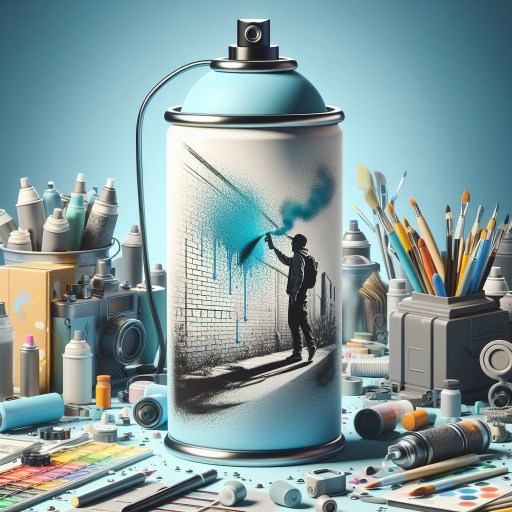
#> input picture Imagenes/Celeste.jpeg, 1024 x 1024 px, given in place of the camera (shown at 1/2 size)
$ python pizarra.py
#> lines starting #> are read from the running program, lines starting #| are printed output that depends on the picture; after the words box and inside, x2 and y2 are one past the last pixel; in counts of white or black regions, pixels touching at a corner belong together
import cv2
import numpy as np
cap = cv2.VideoCapture(0,cv2.CAP_DSHOW)
celesteBajo = np.array([75, 185, 88], np.uint8)
celesteAlto = np.array([112, 255, 255], np.uint8)
# Colores para pintar
colorCeleste = (255,113,82)
colorAmarillo = (89,222,255)
colorRosa = (128,0,255)
colorVerde = (0,255,36)
colorLimpiarPantalla = (29,112,246) # Solo se usará para el cuadro superior de 'Limpiar Pantalla'
# Grosor de línea recuadros superior izquierda (color a dibujar)
grosorCeleste = 6
grosorAmarillo = 2
grosorRosa = 2
grosorVerde = 2
# Grosor de línea recuadros superior derecha (grosor del marcador para dibujar)
grosorPeque = 6
grosorMedio = 1
grosorGrande = 1
#--------------------- Variables para el marcador / lápiz virtual -------------------------
color = colorCeleste  # Color de entrada, y variable que asignará el color del marcador
grosor = 3 # Grosor que tendrá el marcador
#------------------------------------------------------------------------------------------
x1 = None
y1 = None
imAux = None
while True:
    ret,frame = cap.read()
#> frame is the input picture: shape (1024, 1024, 3); mean B, G, R 156.1, 154.8, 131.6
    if ret==False: break
    frame = cv2.flip(frame,1)
    frameHSV = cv2.cvtColor(frame, cv2.COLOR_BGR2HSV)
#> frameHSV: shape (1024, 1024, 3); mean H, S, V 76.5, 64.5, 163.9
    if imAux is None: imAux = np.zeros(frame.shape,dtype=np.uint8)
    #------------------------ Sección Superior ------------------------------------------
    # Cuadrados dibujados en la parte superior izquierda (representan el color a dibujar)
    cv2.rectangle(frame,(0,0),(50,50),colorAmarillo,grosorAmarillo)
    cv2.rectangle(frame,(50,0),(100,50),colorRosa,grosorRosa)
    cv2.rectangle(frame,(100,0),(150,50),colorVerde,grosorVerde)
    cv2.rectangle(frame,(150,0),(200,50),colorCeleste,grosorCeleste)
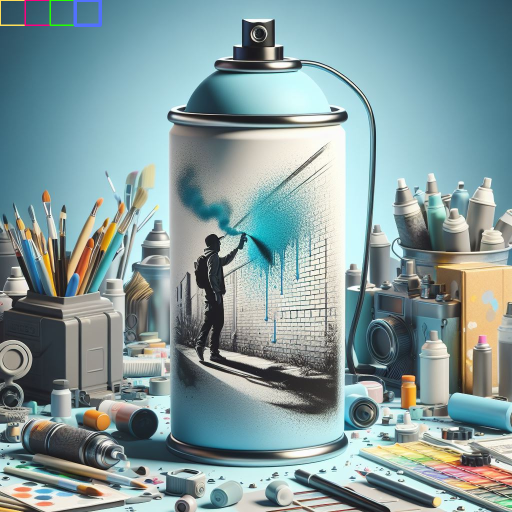
#> frame: shape (1024, 1024, 3) (shown at 1/2 size); mean B, G, R 156.2, 154.9, 131.8
    # Rectángulo superior central, que nos ayudará a limpiar la pantalla
    cv2.rectangle(frame,(300,0),(400,50),colorLimpiarPantalla,1)
#> frame: shape (1024, 1024, 3); 0.03% of pixels changed, all inside (x1, y1, x2, y2) = (300, 0, 401, 51)
    cv2.putText(frame,'Limpiar',(320,20),6,0.6,colorLimpiarPantalla,1,cv2.LINE_AA)
#> frame: shape (1024, 1024, 3); mean B, G, R 156.1, 154.8, 131.8
    cv2.putText(frame,'pantalla',(320,40),6,0.6,colorLimpiarPantalla,1,cv2.LINE_AA)
    # Cuadrados dibujados en la parte superior derecha (grosor del marcador para dibujar)
    cv2.rectangle(frame,(490,0),(540,50),(0,0,0),grosorPeque)
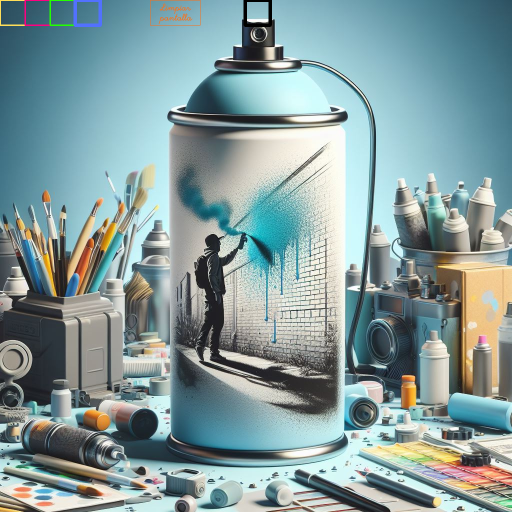
#> frame: shape (1024, 1024, 3) (shown at 1/2 size); mean B, G, R 155.9, 154.7, 131.7
    cv2.circle(frame,(515,25),3,(0,0,0),-1)
#> frame: shape (1024, 1024, 3); under 0.01% of pixels changed, all inside (x1, y1, x2, y2) = (512, 22, 519, 29)
    cv2.rectangle(frame,(540,0),(590,50),(0,0,0),grosorMedio)
#> frame: shape (1024, 1024, 3); mean B, G, R 155.9, 154.6, 131.7
    cv2.circle(frame,(565,25),7,(0,0,0),-1)
#> frame: shape (1024, 1024, 3); mean B, G, R 155.8, 154.6, 131.7
    cv2.rectangle(frame,(590,0),(640,50),(0,0,0),grosorGrande)
#> frame: shape (1024, 1024, 3); mean B, G, R 155.8, 154.6, 131.7
    cv2.circle(frame,(615,25),11,(0,0,0),-1)
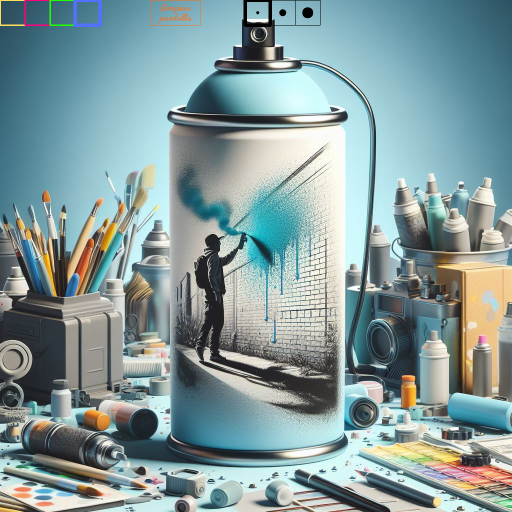
#> frame: shape (1024, 1024, 3) (shown at 1/2 size); mean B, G, R 155.7, 154.5, 131.6
    #-----------------------------------------------------------------------------------

    # Detección del color celeste
    maskCeleste = cv2.inRange(frameHSV, celesteBajo, celesteAlto)
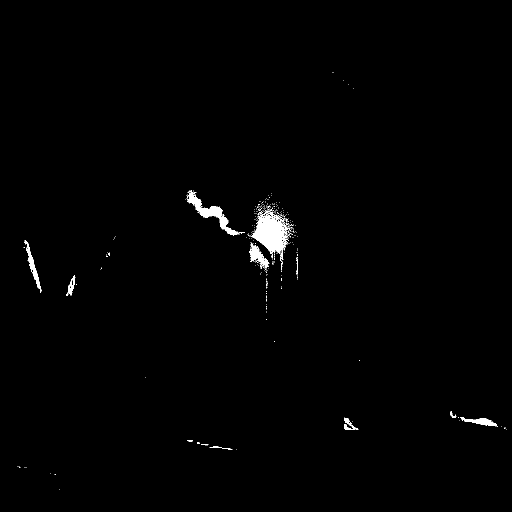
#> maskCeleste: shape (1024, 1024) (shown at 1/2 size); 0.83% white; 314 white regions (300 under 20 px), largest, box (x1, y1, x2, y2) and area: (500, 418, 578, 522) 3405, (373, 381, 487, 471) 1873, (49, 480, 83, 586) 692
    maskCeleste = cv2.erode(maskCeleste,None,iterations = 1)
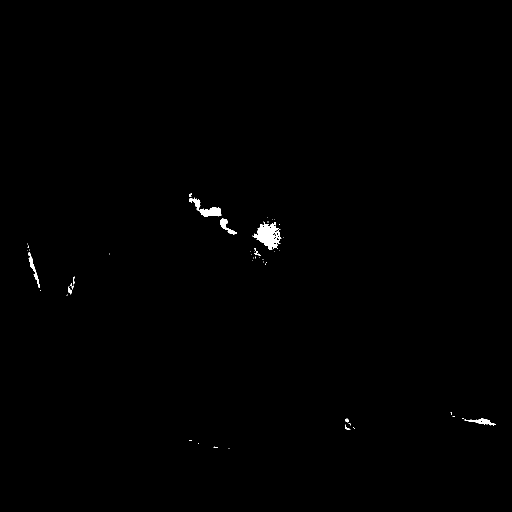
#> maskCeleste: shape (1024, 1024) (shown at 1/2 size); 0.37% white; 53 white regions (42 under 20 px), largest, box (x1, y1, x2, y2) and area: (505, 443, 563, 500) 1632, (378, 395, 443, 434) 827, (441, 437, 474, 469) 350
    maskCeleste = cv2.dilate(maskCeleste,None,iterations = 2)
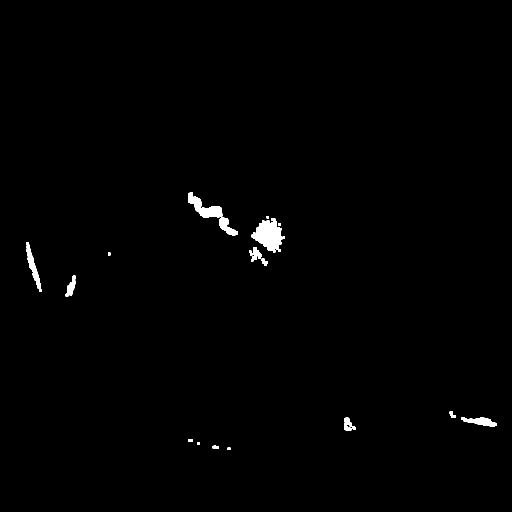
#> maskCeleste: shape (1024, 1024) (shown at 1/2 size); 0.76% white; 18 white regions, largest, box (x1, y1, x2, y2) and area: (503, 437, 570, 505) 2592, (376, 384, 445, 436) 1451, (52, 484, 84, 584) 914
    maskCeleste = cv2.medianBlur(maskCeleste, 13)
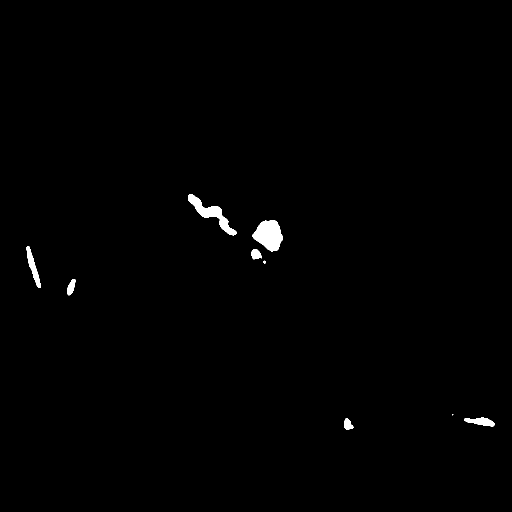
#> maskCeleste: shape (1024, 1024) (shown at 1/2 size); 0.67% white; 9 white regions (1 under 20 px)
    cnts,_ = cv2.findContours(maskCeleste, cv2.RETR_EXTERNAL,cv2.CHAIN_APPROX_SIMPLE)
#> cnts = 9 contours, 2 with area under 20; largest, box (x1, y1, x2, y2) and area: (505, 440, 565, 503) 2481, (377, 388, 473, 471) 1916, (53, 493, 81, 576) 722, (929, 835, 989, 853) 587, (134, 558, 151, 591) 302, (503, 498, 524, 519) 281, (688, 836, 707, 860) 260
    cnts = sorted(cnts, key=cv2.contourArea, reverse=True)[:1]
#> cnts = 1 contour; box (x1, y1, x2, y2) and area: (505, 440, 565, 503) 2481
    for c in cnts:
        area = cv2.contourArea(c)
        if area > 100:
            x,y2,w,h = cv2.boundingRect(c)
            x2 = x + w//2

            if x1 is not None:
                if 0 < x2 < 50 and 0 < y2 < 50:
                    color = colorAmarillo # Color del lápiz/marcador virtual
                    grosorAmarillo = 6
                    grosorRosa = 2
                    grosorVerde = 2
                    grosorCeleste = 2
                if 50 < x2 < 100 and 0 < y2 < 50:
                    color = colorRosa # Color del lápiz/marcador virtual
                    grosorAmarillo = 2
                    grosorRosa = 6
                    grosorVerde = 2
                    grosorCeleste = 2
                if 100 < x2 < 150 and 0 < y2 < 50:
                    color = colorVerde # Color del lápiz/marcador virtual
                    grosorAmarillo = 2
                    grosorRosa = 2
                    grosorVerde = 6
                    grosorCeleste = 2
                if 150 < x2 < 200 and 0 < y2 < 50:
                    color = colorCeleste # Color del lápiz/marcador virtual
                    grosorAmarillo = 2
                    grosorRosa = 2
                    grosorVerde = 2
                    grosorCeleste = 6
                if 490 < x2 < 540 and 0 < y2 < 50:
                    grosor = 3 # Grosor del lápiz/marcador virtual
                    grosorPeque = 6
                    grosorMedio = 1
                    grosorGrande = 1
                if 540 < x2 < 590 and 0 < y2 < 50:
                    grosor = 7 # Grosor del lápiz/marcador virtual
                    grosorPeque = 1
                    grosorMedio = 6
                    grosorGrande = 1
                if 590 < x2 < 640 and 0 < y2 < 50:
                    grosor = 11 # Grosor del lápiz/marcador virtual
                    grosorPeque = 1
                    grosorMedio = 1
                    grosorGrande = 6
                if 300 < x2 < 400 and 0 < y2 < 50:
                    cv2.rectangle(frame,(300,0),(400,50),colorLimpiarPantalla,2)
                    cv2.putText(frame,'Limpiar',(320,20),6,0.6,colorLimpiarPantalla,2,cv2.LINE_AA)
                    cv2.putText(frame,'pantalla',(320,40),6,0.6,colorLimpiarPantalla,2,cv2.LINE_AA)
                    imAux = np.zeros(frame.shape,dtype=np.uint8)
                if 0 < y2 < 60 or 0 < y1 < 60 :
                    imAux = imAux
                else:
                    imAux = cv2.line(imAux,(x1,y1),(x2,y2),color,grosor)
            cv2.circle(frame,(x2,y2),grosor,color,3)
            x1 = x2
            y1 = y2
        else:
            x1, y1 = None, None
#> this loop made 1 pass
#> (area, x, y2, w, h, x2, x1, y1) on pass 1: (2481, 505, 440, 60, 63, 535, 535, 440)
#> frame: shape (1024, 1024, 3); 0.01% of pixels changed, all inside (x1, y1, x2, y2) = (530, 435, 541, 446)

    imAuxGray = cv2.cvtColor(imAux,cv2.COLOR_BGR2GRAY)
#> imAuxGray: shape (1024, 1024); every value is 0
#> imAux: shape (1024, 1024, 3); every value is 0
    _, th = cv2.threshold(imAuxGray,10,255,cv2.THRESH_BINARY)
    thInv = cv2.bitwise_not(th)
#> thInv: shape (1024, 1024); every value is 255
    frame = cv2.bitwise_and(frame,frame,mask=thInv)
    frame = cv2.add(frame,imAux)

    #cv2.imshow('maskCeleste', maskCeleste)
    cv2.imshow('imAux',imAux)
    cv2.imshow('frame', frame)

    k = cv2.waitKey(1)
#> (key Esc is pressed here)
    if k == 27:
        break
cap.release()
cv2.destroyAllWindows()
